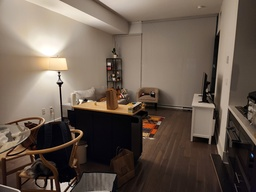
#> input picture my_pa_lite/view_1.jpg, 256 x 192 px, shrunk from 4000 x 3000 before the run
$ python greenscreen_detector.py
#> lines starting #> are read from the running program, lines starting #| are printed output that depends on the picture; after the words box and inside, x2 and y2 are one past the last pixel; in counts of white or black regions, pixels touching at a corner belong together
"""
Greenscreen Area Detector - Image-Based Analysis
Analyzes photos to identify optimal greenscreen placement zones.
No 3D reconstruction required!
"""

import cv2
import numpy as np
from pathlib import Path
from typing import List, Tuple, Dict
import json

try:
    import matplotlib.pyplot as plt
    import matplotlib.patches as patches
    MATPLOTLIB_AVAILABLE = True
except ImportError:
    MATPLOTLIB_AVAILABLE = False
    print("Warning: matplotlib not available. Install: pip install matplotlib")


class GreenscreenDetector:
    """
    Detects optimal greenscreen areas in film set photos.
    Identifies large, flat, uniform surfaces suitable for VFX replacement.
    """

    def __init__(self):
        self.results = []

    def analyze_image(self, image_path: str, min_area_ratio: float = 0.1) -> Dict:
        """
        Analyze a single image for greenscreen-suitable areas.

        Args:
            image_path: Path to image file
            min_area_ratio: Minimum area as fraction of image (0.1 = 10%)

        Returns:
            Dictionary with detected zones and metadata
        """
        print(f"\n{'='*60}")
        print(f"Analyzing: {Path(image_path).name}")
        print(f"{'='*60}")

        # Load image
        img = cv2.imread(image_path)
        if img is None:
            raise ValueError(f"Could not load image: {image_path}")

        img_rgb = cv2.cvtColor(img, cv2.COLOR_BGR2RGB)
        h, w = img_rgb.shape[:2]

        # Run detection pipeline
        print("→ Detecting flat surfaces...")
        flat_regions = self._detect_flat_regions(img_rgb)

        print("→ Analyzing color uniformity...")
        uniform_regions = self._detect_uniform_regions(img_rgb)

        print("→ Detecting unobstructed areas...")
        clear_regions = self._detect_clear_areas(img_rgb)

        print("→ Computing zone scores...")
        candidate_zones = self._combine_regions(flat_regions, uniform_regions, clear_regions)

        print("→ Filtering by size...")
        min_area = int(w * h * min_area_ratio)
        valid_zones = self._filter_by_area(candidate_zones, min_area)

        print("→ Ranking zones...")
        ranked_zones = self._rank_zones(valid_zones, w, h)

        result = {
            'image_path': image_path,
            'image_size': (w, h),
            'zones': ranked_zones,
            'zone_count': len(ranked_zones)
        }

        self.results.append(result)

        print(f"\n✓ Found {len(ranked_zones)} suitable greenscreen zones")
        return result

    def _detect_flat_regions(self, img: np.ndarray) -> np.ndarray:
        """
        Detect flat/planar regions using edge detection.
        Flat surfaces have low edge density.
        """
        gray = cv2.cvtColor(img, cv2.COLOR_RGB2GRAY)

        # Detect edges
        edges = cv2.Canny(gray, 50, 150)

        # Dilate to connect nearby edges
        kernel = np.ones((5, 5), np.uint8)
        edges_dilated = cv2.dilate(edges, kernel, iterations=2)

        # Invert: flat regions have few edges
        flat_mask = cv2.bitwise_not(edges_dilated)

        # Morphological closing to fill small gaps
        flat_mask = cv2.morphologyEx(flat_mask, cv2.MORPH_CLOSE, kernel, iterations=3)

        return flat_mask

    def _detect_uniform_regions(self, img: np.ndarray) -> np.ndarray:
        """
        Detect regions with uniform color/texture.
        Uses variance in local windows.
        """
        gray = cv2.cvtColor(img, cv2.COLOR_RGB2GRAY)

        # Calculate local standard deviation
        # Low std = uniform region
        kernel_size = 15
        mean = cv2.blur(gray, (kernel_size, kernel_size))
        mean_sq = cv2.blur(gray**2, (kernel_size, kernel_size))
        std = np.sqrt(np.abs(mean_sq - mean**2))

        # Threshold: uniform regions have low std
        uniform_mask = (std < 20).astype(np.uint8) * 255

        # Clean up noise
        kernel = np.ones((7, 7), np.uint8)
        uniform_mask = cv2.morphologyEx(uniform_mask, cv2.MORPH_CLOSE, kernel, iterations=2)

        return uniform_mask

    def _detect_clear_areas(self, img: np.ndarray) -> np.ndarray:
        """
        Detect areas free of obstacles/furniture.
        Uses superpixel segmentation to find large continuous regions.
        """
        # Convert to HSV for better segmentation
        hsv = cv2.cvtColor(img, cv2.COLOR_RGB2HSV)

        # Detect walls/large surfaces (usually have similar hue in regions)
        h, w = img.shape[:2]

        # Simple approach: segment by color similarity
        # Reshape to 2D array of pixels
        pixels = hsv.reshape((-1, 3)).astype(np.float32)

        # K-means clustering to find dominant regions
        k = 5  # Number of clusters
        criteria = (cv2.TERM_CRITERIA_EPS + cv2.TERM_CRITERIA_MAX_ITER, 100, 0.2)
        _, labels, centers = cv2.kmeans(pixels, k, None, criteria, 10, cv2.KMEANS_PP_CENTERS)

        # Reshape back to image
        labels = labels.reshape((h, w))

        # Find largest clusters (likely walls/large surfaces)
        clear_mask = np.zeros((h, w), dtype=np.uint8)

        for i in range(k):
            cluster_mask = (labels == i).astype(np.uint8)
            area = np.sum(cluster_mask)

            # Keep large clusters (>5% of image)
            if area > (h * w * 0.05):
                clear_mask = cv2.bitwise_or(clear_mask, cluster_mask * 255)

        # Clean up
        kernel = np.ones((15, 15), np.uint8)
        clear_mask = cv2.morphologyEx(clear_mask, cv2.MORPH_CLOSE, kernel, iterations=2)

        return clear_mask

    def _combine_regions(self, flat_mask: np.ndarray, uniform_mask: np.ndarray,
                        clear_mask: np.ndarray) -> List[Dict]:
        """
        Combine all detection masks to find candidate zones.
        """
        # Combine masks (all conditions must be met)
        combined = cv2.bitwise_and(flat_mask, uniform_mask)
        combined = cv2.bitwise_and(combined, clear_mask)

        # Find contours (potential greenscreen zones)
        contours, _ = cv2.findContours(combined, cv2.RETR_EXTERNAL, cv2.CHAIN_APPROX_SIMPLE)

        zones = []
        for i, contour in enumerate(contours):
            area = cv2.contourArea(contour)
            if area > 1000:  # Minimum size threshold
                x, y, w, h = cv2.boundingRect(contour)

                # Calculate aspect ratio
                aspect_ratio = w / h if h > 0 else 0

                # Calculate rectangularity (how well it fits bounding box)
                rect_area = w * h
                rectangularity = area / rect_area if rect_area > 0 else 0

                zones.append({
                    'id': i,
                    'contour': contour,
                    'bbox': (x, y, w, h),
                    'area': area,
                    'aspect_ratio': aspect_ratio,
                    'rectangularity': rectangularity
                })

        return zones

    def _filter_by_area(self, zones: List[Dict], min_area: int) -> List[Dict]:
        """Filter zones by minimum area."""
        return [z for z in zones if z['area'] >= min_area]

    def _rank_zones(self, zones: List[Dict], img_w: int, img_h: int) -> List[Dict]:
        """
        Rank zones by suitability for greenscreen.

        Scoring criteria:
        - Size (larger is better)
        - Rectangularity (more rectangular is better)
        - Aspect ratio (closer to 16:9 or 4:3 is better)
        - Position (centered is slightly preferred)
        """
        img_area = img_w * img_h

        for zone in zones:
            score = 0.0

            # Size score (0-40 points)
            size_ratio = zone['area'] / img_area
            score += min(size_ratio * 100, 40)

            # Rectangularity score (0-25 points)
            score += zone['rectangularity'] * 25

            # Aspect ratio score (0-20 points)
            # Prefer 16:9 (1.78), 4:3 (1.33), or vertical walls
            ar = zone['aspect_ratio']
            if 1.5 <= ar <= 2.0:  # Close to 16:9
                score += 20
            elif 1.2 <= ar <= 1.5:  # Close to 4:3
                score += 18
            elif ar > 2.5 or ar < 0.4:  # Very wide or very tall (walls)
                score += 15
            else:
                score += 10

            # Position score (0-15 points)
            # Prefer regions not at extreme edges
            x, y, w, h = zone['bbox']
            center_x = x + w/2
            center_y = y + h/2
            dist_from_center = np.sqrt((center_x - img_w/2)**2 + (center_y - img_h/2)**2)
            max_dist = np.sqrt((img_w/2)**2 + (img_h/2)**2)
            position_score = 15 * (1 - dist_from_center / max_dist)
            score += position_score

            zone['score'] = score
            zone['rank'] = 0  # Will be set after sorting

        # Sort by score (descending)
        zones.sort(key=lambda z: z['score'], reverse=True)

        # Assign ranks
        for i, zone in enumerate(zones):
            zone['rank'] = i + 1

        return zones

    def visualize_results(self, result: Dict, output_path: str = None,
                         show_top_n: int = 5) -> None:
        """
        Create visualization showing detected greenscreen zones.

        Args:
            result: Result dictionary from analyze_image
            output_path: Where to save the visualization
            show_top_n: Number of top zones to highlight
        """
        if not MATPLOTLIB_AVAILABLE:
            print("Error: matplotlib required for visualization")
            return

        # Load original image
        img = cv2.imread(result['image_path'])
        img_rgb = cv2.cvtColor(img, cv2.COLOR_BGR2RGB)

        # Create figure
        fig, ax = plt.subplots(1, 1, figsize=(16, 10))
        ax.imshow(img_rgb)

        # Draw top zones
        zones_to_show = result['zones'][:show_top_n]
        colors = ['red', 'orange', 'yellow', 'green', 'cyan']

        for i, zone in enumerate(zones_to_show):
            x, y, w, h = zone['bbox']
            color = colors[i % len(colors)]

            # Draw bounding box
            rect = patches.Rectangle((x, y), w, h, linewidth=3,
                                    edgecolor=color, facecolor='none')
            ax.add_patch(rect)

            # Add label
            label = f"#{zone['rank']} (score: {zone['score']:.1f})"
            ax.text(x, y - 10, label, color=color, fontsize=12,
                   fontweight='bold', bbox=dict(boxstyle='round',
                   facecolor='white', alpha=0.8))

        ax.axis('off')
        plt.title(f"Detected Greenscreen Zones: {Path(result['image_path']).name}",
                 fontsize=16, fontweight='bold')
        plt.tight_layout()

        if output_path:
            plt.savefig(output_path, dpi=150, bbox_inches='tight')
            print(f"✓ Visualization saved: {output_path}")

        plt.show()

    def analyze_multiple_images(self, image_paths: List[str],
                               output_dir: str = "greenscreen_results") -> Dict:
        """
        Analyze multiple images and generate comprehensive report.

        Args:
            image_paths: List of image file paths
            output_dir: Directory for output files

        Returns:
            Summary dictionary with all results
        """
        output_dir = Path(output_dir)
        output_dir.mkdir(exist_ok=True)

        print("\n" + "="*60)
        print("GREENSCREEN AREA DETECTION")
        print("="*60)
        print(f"Analyzing {len(image_paths)} images...")

        # Analyze each image
        for img_path in image_paths:
            result = self.analyze_image(img_path)
#> in analyze_image, img is the input picture: shape (192, 256, 3); mean B, G, R 80.1, 91.9, 106.6
#> in _detect_flat_regions, `edges = cv2.Canny(gray, 50, 150)`:
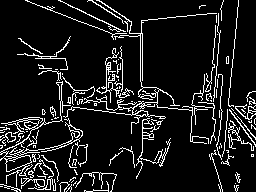
#> edges: shape (192, 256); 10.7% white in thin lines or dots
#> in _detect_flat_regions, `edges_dilated = cv2.dilate(edges, kernel, iterations=2)`: edges_dilated: shape (192, 256); 57.9% white; 26 black regions (10 under 20 px), largest, box (x1, y1, x2, y2) and area: (0, 0, 109, 119) 6575, (146, 18, 212, 102) 4035, (114, 113, 215, 192) 3566
#> in _detect_flat_regions, `flat_mask = cv2.morphologyEx(flat_mask, cv2.MORPH_CLOSE, kernel, itera..`:
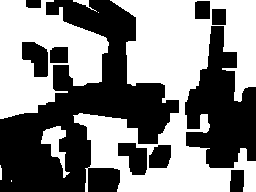
#> flat_mask: shape (192, 256); 50.8% white; 10 black regions, largest, box (x1, y1, x2, y2) and area: (0, 0, 179, 192) 15215, (185, 26, 256, 168) 6049, (22, 42, 48, 77) 654
#> in _detect_uniform_regions, `mean_sq = cv2.blur(gray**2, (kernel_size, kernel_size))`:
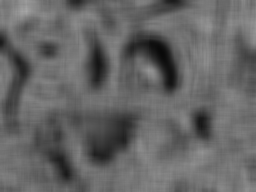
#> mean_sq: shape (192, 256); min 9, max 167, mean 101.3
#> in _detect_uniform_regions, `std = np.sqrt(np.abs(mean_sq - mean**2))`:
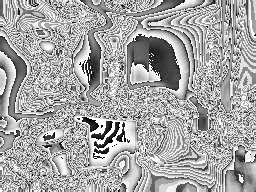
#> std: shape (192, 256) float16; min 0, max 15.97, mean 10.43; drawn with min black and max white
#> in _detect_uniform_regions, `uniform_mask = (std < 20).astype(np.uint8) * 255`: uniform_mask: shape (192, 256); every value is 255
#> in _detect_clear_areas, `hsv = cv2.cvtColor(img, cv2.COLOR_RGB2HSV)`: hsv: shape (192, 256, 3); mean H, S, V 25.8, 81.4, 106.9
#> in _detect_clear_areas, `_, labels, centers = cv2.kmeans(pixels, k, None, criteria, 10, cv2.KME..`: centers = [[16.42, 44.09, 198], [11.14, 91.66, 60.67], [11.63, 187.4, 46.21], [137.6, 110.6, 14.04], [14.22, 63.61, 132.9]]
#> in _detect_clear_areas, `labels = labels.reshape((h, w))`:
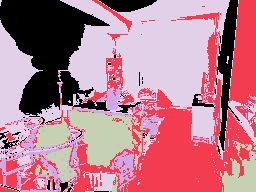
#> labels: shape (192, 256) int32; 5 distinct labels, from 0 to 4; one colour per label, 0 black
#> the loop in _detect_clear_areas, `for i in range(k):` made 5 passes
#> area on passes 1 to 5: 9327, 13840, 3534, 4885, 17566
#> pass 1, in _detect_clear_areas, `cluster_mask = (labels == i).astype(np.uint8)`:
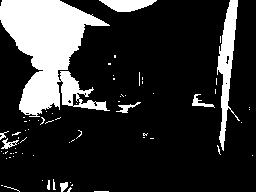
#> cluster_mask: shape (192, 256); values 0 (black) and 1 (white), 19% white; 71 white regions (61 under 20 px), largest, box (x1, y1, x2, y2) and area: (0, 0, 110, 117) 6846, (217, 0, 240, 151) 1359, (99, 0, 157, 12) 465
#> in _combine_regions, `contours, _ = cv2.findContours(combined, cv2.RETR_EXTERNAL, cv2.CHAIN_..`: contours = 7 contours, 3 with area under 20; largest, box (x1, y1, x2, y2) and area: (73, 0, 256, 192) 17665, (0, 0, 109, 119) 8178, (41, 126, 70, 178) 476, (73, 0, 97, 12) 50
#> the loop in _combine_regions, `for i, contour in enumerate(contours):` made 7 passes
#> (area, x, y, w, h, aspect_ratio, rect_area, rectangularity) on passes 5, 7: (17665, 73, 0, 183, 192, 0.953, 35136, 0.503), (8177.5, 0, 0, 109, 119, 0.916, 12971, 0.63)
#> area on passes 3, 6: 475.5, 50
#> after the loop in _combine_regions, `for i, contour in enumerate(contours):`: zones = 2 items
#> the loop in _rank_zones, `for zone in zones:` made 2 passes
#> (score, size_ratio, ar, x, y, w, h, center_x) on passes 1 to 2: (70.09, 0.359, 0.953, 73, 0, 183, 192, 164.5), (49.7, 0.166, 0.916, 0, 0, 109, 119, 54.5)
#> the loop in _rank_zones, `for i, zone in enumerate(zones):` made 2 passes
#| ✓ Found 2 suitable greenscreen zones
#> result = 4 items

            # Generate visualization
            img_name = Path(img_path).stem
            viz_path = output_dir / f"{img_name}_greenscreen_zones.png"
            self.visualize_results(result, output_path=str(viz_path))
#> in visualize_results, `zones_to_show = result['zones'][:show_top_n]`: zones_to_show = 2 items
#> the loop in visualize_results, `for i, zone in enumerate(zones_to_show):` made 2 passes
#> (x, y, w, h, color, label) on passes 1 to 2: (73, 0, 183, 192, 'red', '#1 (score: 70.1)'), (0, 0, 109, 119, 'orange', '#2 (score: 49.7)')
#> in visualize_results, `plt.savefig(output_path, dpi=150, bbox_inches='tight')`:
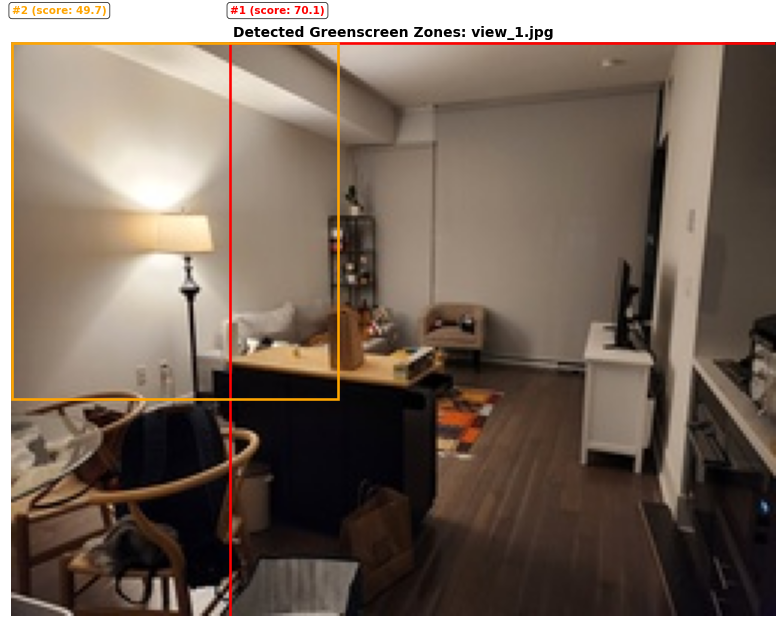
#> figure drawn by matplotlib, 1 panel
#> pass 2 of the loop in analyze_multiple_images, `for img_path in image_paths:`:
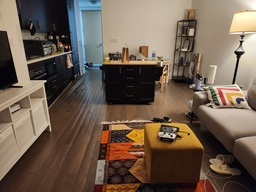
#> input picture my_pa_lite/view_2.jpg, 256 x 192 px, shrunk from 4000 x 3000 before the run
#> in analyze_image, img is the input picture: shape (192, 256, 3); mean B, G, R 79.5, 94.5, 111.4
#> in _detect_flat_regions (call 2), `edges = cv2.Canny(gray, 50, 150)`:
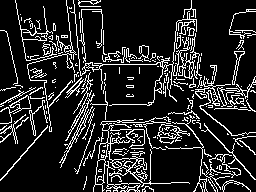
#> edges: shape (192, 256); 14.9% white in thin lines or dots
#> edges_dilated: shape (192, 256); 71.8% white; 42 black regions (16 under 20 px), largest, box (x1, y1, x2, y2) and area: (105, 0, 187, 53) 3097, (0, 100, 81, 192) 2838, (196, 0, 256, 81) 2050
#> hsv: shape (192, 256, 3); mean H, S, V 32.6, 95, 114.1
#> labels: shape (192, 256) int32; 5 distinct labels, from 0 to 4
#> the loop in _detect_clear_areas (call 2), `for i in range(k):` made 5 passes
#> area on passes 1 to 5: 15652, 3120, 4759, 5940, 19681
#> contours = 14 contours, 5 with area under 20; largest, box (x1, y1, x2, y2) and area: (87, 0, 256, 82) 6530, (0, 100, 92, 192) 4210, (98, 69, 184, 117) 2368, (0, 0, 65, 98) 2318, (155, 140, 198, 192) 1467
#> the loop in _combine_regions (call 2), `for i, contour in enumerate(contours):` made 14 passes
#> (area, x, y, w, h, aspect_ratio, rect_area, rectangularity) on passes 4, 8, 11, 13, 14: (1467, 155, 140, 43, 52, 0.827, 2236, 0.656), (4209.5, 0, 100, 92, 92, 1, 8464, 0.497), (2367.5, 98, 69, 86, 48, 1.79, 4128, 0.574), (6530.5, 87, 0, 169, 82, 2.06, 13858, 0.471), (2318.5, 0, 0, 65, 98, 0.663, 6370, 0.364)
#> candidate_zones = 5 items
#> valid_zones = 1 item
#> the loop in _rank_zones (call 2), `for zone in zones:` made 1 pass
#> (score, size_ratio, ar, x, y, w, h, center_x) on pass 1: (43.49, 0.133, 2.06, 87, 0, 169, 82, 171.5)
#> the loop in _rank_zones (call 2), `for i, zone in enumerate(zones):` made 1 pass
#| ✓ Found 1 suitable greenscreen zones
#> the loop in visualize_results (call 2), `for i, zone in enumerate(zones_to_show):` made 1 pass
#> (x, y, w, h, color, label) on pass 1: (87, 0, 169, 82, 'red', '#1 (score: 43.5)')
#> in visualize_results (call 2), `plt.savefig(output_path, dpi=150, bbox_inches='tight')`:
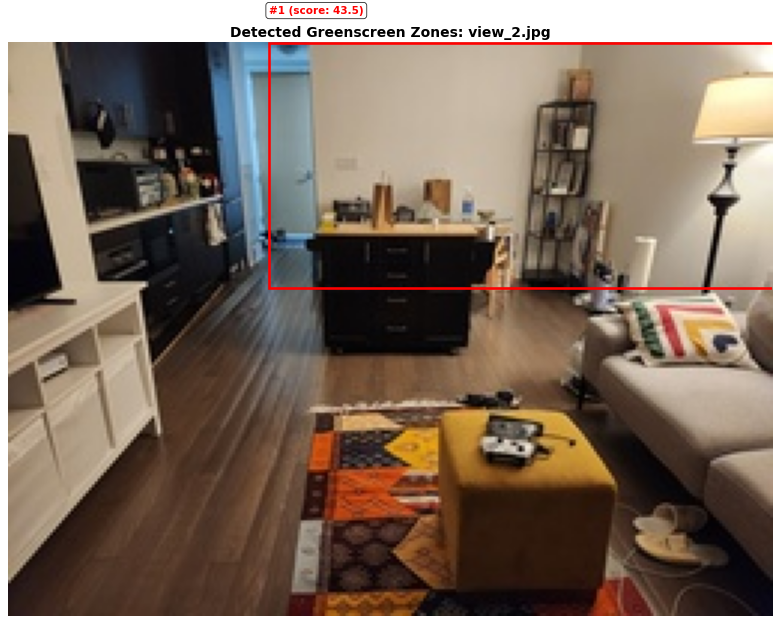
#> figure drawn by matplotlib, 1 panel
#> pass 3 of the loop in analyze_multiple_images, `for img_path in image_paths:`:
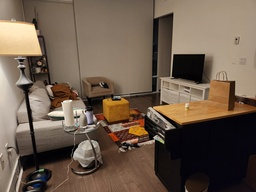
#> input picture my_pa_lite/view_3.jpg, 256 x 192 px, shrunk from 4000 x 3000 before the run
#> in analyze_image, img is the input picture: shape (192, 256, 3); mean B, G, R 77, 92.3, 109.6
#> in _detect_flat_regions (call 3), `edges = cv2.Canny(gray, 50, 150)`:
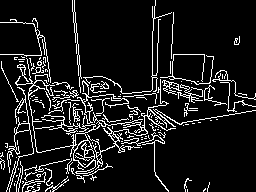
#> edges: shape (192, 256); 10.7% white in thin lines or dots
#> edges_dilated: shape (192, 256); 53.1% white; 26 black regions (7 under 20 px), largest, box (x1, y1, x2, y2) and area: (159, 116, 256, 192) 5693, (79, 0, 151, 89) 5189, (159, 0, 256, 90) 4946
#> hsv: shape (192, 256, 3); mean H, S, V 31.2, 93, 110.3
#> centers = [[14.47, 74.77, 122.5], [133.3, 135.8, 13.02], [12.31, 201.6, 92.74], [12.56, 100.2, 52.84], [16.68, 60.42, 182.4]]
#> labels: shape (192, 256) int32; 5 distinct labels, from 0 to 4
#> the loop in _detect_clear_areas (call 3), `for i in range(k):` made 5 passes
#> area on passes 1 to 5: 17825, 6848, 3751, 7572, 13156
#> pass 1, in _detect_clear_areas (call 3), `cluster_mask = (labels == i).astype(np.uint8)`:
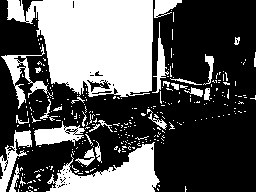
#> cluster_mask: shape (192, 256); values 0 (black) and 1 (white), 36.3% white; 295 white regions (267 under 20 px)
#> contours = 10 contours, 5 with area under 20; largest, box (x1, y1, x2, y2) and area: (0, 0, 256, 90) 16325, (63, 87, 256, 192) 9055, (0, 79, 67, 178) 1548, (110, 109, 125, 116) 54, (0, 174, 5, 192) 48
#> candidate_zones = 3 items
#> valid_zones = 2 items
#| ✓ Found 2 suitable greenscreen zones

        # Generate summary report
        summary = self._generate_summary()
#> in _generate_summary, `total_zones = sum(r['zone_count'] for r in self.results)`: total_zones = 5
#> the loop in _generate_summary, `for result in self.results:` made 3 passes
#> (best_score, best_image) on passes 1, 3: (70.09, 'view_1.jpg'), (76.15, 'view_3.jpg')
#> after the loop in _generate_summary, `for result in self.results:`: best_score = 76.15
#> summary = 4 items

        # Save JSON report
        report_path = output_dir / "greenscreen_detection_report.json"
        with open(report_path, 'w') as f:
            json.dump(summary, f, indent=2, default=str)

        print(f"\n{'='*60}")
        print("ANALYSIS COMPLETE")
        print(f"{'='*60}")
        print(f"✓ Processed {len(self.results)} images")
#| ✓ Processed 3 images
        print(f"✓ Results saved to: {output_dir}")
        print(f"✓ Report: {report_path}")

        return summary

    def _generate_summary(self) -> Dict:
        """Generate summary report from all analyzed images."""
        total_zones = sum(r['zone_count'] for r in self.results)

        # Find best zone overall
        best_zone = None
        best_score = 0
        best_image = None

        for result in self.results:
            if result['zones']:
                top_zone = result['zones'][0]
                if top_zone['score'] > best_score:
                    best_score = top_zone['score']
                    best_zone = top_zone
                    best_image = result['image_path']

        summary = {
            'total_images_analyzed': len(self.results),
            'total_zones_detected': total_zones,
            'best_zone': {
                'image': best_image,
                'score': best_score,
                'bbox': best_zone['bbox'] if best_zone else None,
                'area_sqpx': best_zone['area'] if best_zone else None
            },
            'per_image_results': [
                {
                    'image': r['image_path'],
                    'zones_found': r['zone_count'],
                    'top_zone_score': r['zones'][0]['score'] if r['zones'] else 0
                }
                for r in self.results
            ]
        }

        return summary


if __name__ == "__main__":
    # Example usage
    detector = GreenscreenDetector()

    # Analyze your film set images
    image_paths = [
        "view_1.jpg",
        "view_2.jpg",
        "view_3.jpg"
    ]

    # Run detection
    summary = detector.analyze_multiple_images(
        image_paths=image_paths,
        output_dir="greenscreen_results"
    )
#> summary = 4 items

    print("\n" + "="*60)
    print("SUMMARY")
    print("="*60)
    print(f"Best greenscreen location found in: {summary['best_zone']['image']}")
#| Best greenscreen location found in: view_3.jpg
    print(f"Score: {summary['best_zone']['score']:.1f}/100")
#| Score: 76.1/100
    print(f"Total zones across all images: {summary['total_zones_detected']}")
#| Total zones across all images: 5
